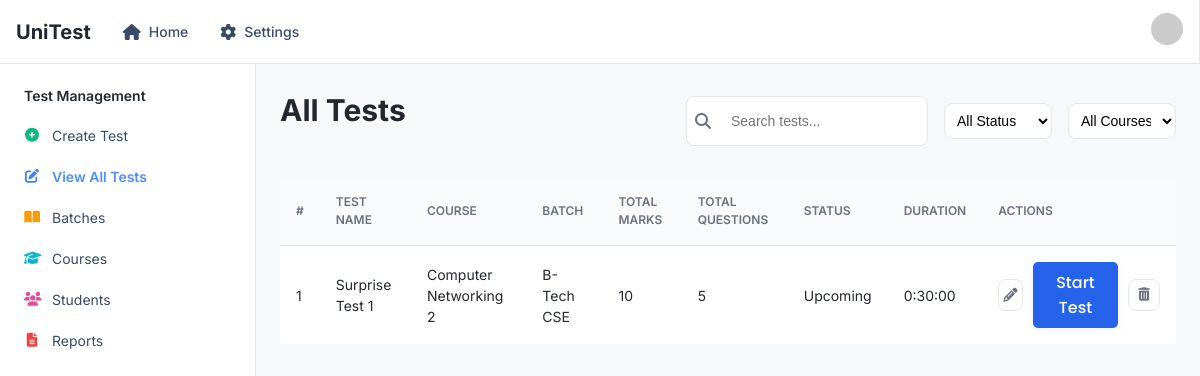
/tests/ (signed in), run on an earlier commit of the app's database.
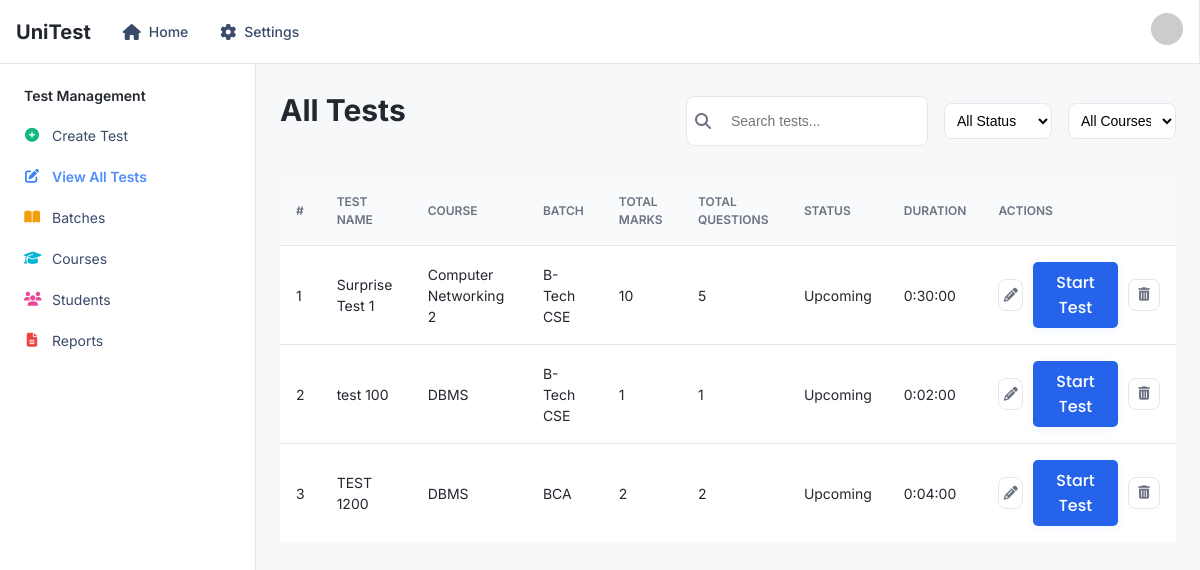
And on a later commit of the database.
### base/models.py (models this page shows, shortened)
class Test(models.Model):
    name               = models.CharField(max_length=255)
    course             = models.ForeignKey(Course, on_delete=models.CASCADE, null=True, blank=True, default=None)
    batch              = models.ForeignKey(Batch, on_delete=models.CASCADE)
    total_marks        = models.IntegerField()
    total_questions    = models.IntegerField()
    duration           = models.DurationField(help_text="Test duration (hh:mm:ss)")
    is_results_visible = models.BooleanField(default=False)
    status             = models.BooleanField(default=False, help_text="False = Upcoming, True = Completed")
    user               = models.ForeignKey('auth.User', on_delete=models.CASCADE, null=True, blank=True, default=None)

class Course(models.Model):
    course_name = models.CharField(max_length=255, unique=True)
    course_code = models.CharField(max_length=255, unique=True)

class Batch(models.Model):
    batch_name    = models.CharField(max_length=255)
    batch_section = models.CharField(max_length=3)
    batch_session = models.CharField(max_length=20)
    semester      = models.IntegerField()

### base/views.py (the view)
# urls.py: path('tests/',                         views.list_tests,                    name = 'list_tests'),
@login_required
def list_tests(request):
    tests = Test.objects.all()
    return render(request, 'list_tests.html', {'tests': tests})

### templates/list_tests.html (shortened to what this page needs)
{% extends 'base.html' %} {% block title %}Test List | UniTest{% endblock %} {% block content %}
<main class="main-content">
    <div class="dashboard">
        <div class="test-list-header">
            <h1 class="dashboard-title">All Tests</h1>
            <div class="test-filters">
                <div class="search-box">
                    <i class="fas fa-search"></i>
                    <input type="text" placeholder="Search tests..." id="search-input" />
                </div>
                <select class="filter-select" id="status-filter">
                    <option value="all">All Status</option>
                </select>
                <select class="filter-select" id="course-filter">
                    <option value="all">All Courses</option>
                </select>
            </div>
        </div>
        <table class="test-table">
            <thead>
                <tr>
                    <th>#</th>
                    <th>Test Name</th>
                    <th>Course</th>
                    <th>Batch</th>
                    <th>Total Marks</th>
                    <th>Total Questions</th>
                    <th>Status</th>
                    <th>Duration</th>
                    <th>Actions</th>
                </tr>
            </thead>
            <tbody id="test-table-body">
                {% for test in tests %}
                <tr>
                    <td>{{ forloop.counter }}</td>
                    <td><a href="{% url 'view_test' test.id %}">{{ test.name }}</a></td>
                    <td>{{ test.course.course_name }}</td>
                    <td>{{ test.batch.batch_name }}</td>
                    <td>{{ test.total_marks }}</td>
                    <td>{{ test.total_questions }}</td>
                    <td>{% if test.status %} Completed {% else %} Upcoming {% endif %}</td>
                    <td>{{ test.duration }}</td>
                    <td>
                        <div class="test-card-actions-flex">
                            <a href="{% url 'update_test' test.id %}" class="action-btn edit-btn" title="Edit Test">
                                <i class="fas fa-pencil-alt"></i>
                            </a>
                            <form action="{% url 'generate_test_codes' test.id %}" method="post" style="display: inline">
                                <button type="submit" class="styled-btn start-btn" title="Start Test">Start Test</button>
                            </form>
                            <form action="{% url 'delete_test' test.id %}" method="POST" style="display: inline" onsubmit="return confirm('Are you sure you want to delete this test?');">
                                <button class="action-btn delete-btn" title="Delete Test">
                                    <i class="fas fa-trash-alt"></i>
                                </button>
                            </form>
                        </div>
                    </td>
                </tr>
                {% endfor %}
            </tbody>
        </table>
    </div>
</main>
 {% endblock %}

What changed in the data, as far as the page shows it:
added Test: name "test 100", course.course_name "DBMS", batch.batch_name "B-Tech CSE", total_marks "1", total_questions "1", status "Upcoming", duration "0:02:00"
added Test: name "TEST 1200", course.course_name "DBMS", batch.batch_name "BCA", total_marks "2", total_questions "2", status "Upcoming", duration "0:04:00"
